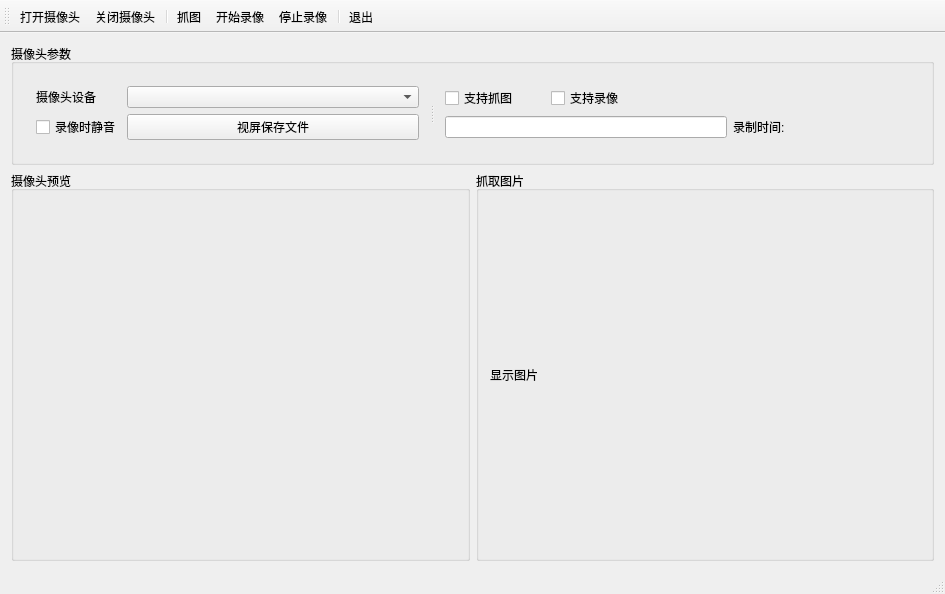
<?xml version="1.0" encoding="UTF-8"?>
<ui version="4.0">
 <class>MainWindow</class>
 <widget class="QMainWindow" name="MainWindow">
  <property name="geometry">
   <rect>
    <x>0</x>
    <y>0</y>
    <width>945</width>
    <height>594</height>
   </rect>
  </property>
  <property name="windowTitle">
   <string>MainWindow</string>
  </property>
  <widget class="QWidget" name="centralWidget">
   <layout class="QVBoxLayout" name="verticalLayout_4">
    <item>
     <layout class="QVBoxLayout" name="verticalLayout_3">
      <item>
       <widget class="QGroupBox" name="groupBox">
        <property name="sizePolicy">
         <sizepolicy hsizetype="Preferred" vsizetype="Fixed">
          <horstretch>0</horstretch>
          <verstretch>0</verstretch>
         </sizepolicy>
        </property>
        <property name="minimumSize">
         <size>
          <width>0</width>
          <height>100</height>
         </size>
        </property>
        <property name="maximumSize">
         <size>
          <width>16777215</width>
          <height>16777215</height>
         </size>
        </property>
        <property name="title">
         <string>摄像头参数</string>
        </property>
        <layout class="QHBoxLayout" name="horizontalLayout_2">
         <item>
          <widget class="QSplitter" name="splitter">
           <property name="orientation">
            <enum>Qt::Horizontal</enum>
           </property>
           <widget class="QWidget" name="layoutWidget">
            <layout class="QGridLayout" name="gridLayout">
             <item row="0" column="0">
              <widget class="QLabel" name="label">
               <property name="sizePolicy">
                <sizepolicy hsizetype="Fixed" vsizetype="Preferred">
                 <horstretch>0</horstretch>
                 <verstretch>0</verstretch>
                </sizepolicy>
               </property>
               <property name="text">
                <string>摄像头设备</string>
               </property>
              </widget>
             </item>
             <item row="0" column="1">
              <widget class="QComboBox" name="comboBoxCameraDevices"/>
             </item>
             <item row="1" column="0">
              <widget class="QCheckBox" name="checkBoxMute">
               <property name="text">
                <string>录像时静音</string>
               </property>
              </widget>
             </item>
             <item row="1" column="1">
              <widget class="QPushButton" name="pushButtonSaveCameraOutFile">
               <property name="text">
                <string>视屏保存文件</string>
               </property>
              </widget>
             </item>
            </layout>
           </widget>
           <widget class="QWidget" name="layoutWidget">
            <layout class="QGridLayout" name="gridLayout_2">
             <item row="0" column="0">
              <widget class="QCheckBox" name="checkBoxCapture">
               <property name="sizePolicy">
                <sizepolicy hsizetype="Fixed" vsizetype="Fixed">
                 <horstretch>0</horstretch>
                 <verstretch>0</verstretch>
                </sizepolicy>
               </property>
               <property name="minimumSize">
                <size>
                 <width>20</width>
                 <height>0</height>
                </size>
               </property>
               <property name="maximumSize">
                <size>
                 <width>100</width>
                 <height>16777215</height>
                </size>
               </property>
               <property name="text">
                <string>支持抓图</string>
               </property>
              </widget>
             </item>
             <item row="0" column="1">
              <widget class="QCheckBox" name="checkBoxVideotape">
               <property name="text">
                <string>支持录像</string>
               </property>
              </widget>
             </item>
             <item row="1" column="0" colspan="2">
              <widget class="QLineEdit" name="lineEditSaveFileName"/>
             </item>
             <item row="1" column="2">
              <widget class="QLabel" name="labelRecordTime">
               <property name="text">
                <string>录制时间:</string>
               </property>
              </widget>
             </item>
            </layout>
           </widget>
          </widget>
         </item>
        </layout>
       </widget>
      </item>
      <item>
       <layout class="QHBoxLayout" name="horizontalLayout">
        <item>
         <widget class="QGroupBox" name="groupBox_2">
          <property name="sizePolicy">
           <sizepolicy hsizetype="Fixed" vsizetype="Preferred">
            <horstretch>0</horstretch>
            <verstretch>0</verstretch>
           </sizepolicy>
          </property>
          <property name="maximumSize">
           <size>
            <width>700</width>
            <height>16777215</height>
           </size>
          </property>
          <property name="title">
           <string>摄像头预览</string>
          </property>
          <layout class="QVBoxLayout" name="verticalLayout_2">
           <item>
            <widget class="QCameraViewfinder" name="viewFinder" native="true"/>
           </item>
          </layout>
         </widget>
        </item>
        <item>
         <widget class="QGroupBox" name="groupBox_3">
          <property name="title">
           <string>抓取图片</string>
          </property>
          <layout class="QVBoxLayout" name="verticalLayout">
           <item>
            <widget class="QLabel" name="labelImg">
             <property name="text">
              <string>显示图片</string>
             </property>
            </widget>
           </item>
          </layout>
         </widget>
        </item>
       </layout>
      </item>
     </layout>
    </item>
   </layout>
  </widget>
  <widget class="QMenuBar" name="menuBar">
   <property name="geometry">
    <rect>
     <x>0</x>
     <y>0</y>
     <width>945</width>
     <height>28</height>
    </rect>
   </property>
  </widget>
  <widget class="QToolBar" name="mainToolBar">
   <attribute name="toolBarArea">
    <enum>TopToolBarArea</enum>
   </attribute>
   <attribute name="toolBarBreak">
    <bool>false</bool>
   </attribute>
   <addaction name="actionOpenCamera"/>
   <addaction name="actionCloseCamera"/>
   <addaction name="separator"/>
   <addaction name="actionCapture"/>
   <addaction name="actionStart"/>
   <addaction name="actionStop"/>
   <addaction name="separator"/>
   <addaction name="actionExit"/>
  </widget>
  <widget class="QStatusBar" name="statusBar"/>
  <action name="actionOpenCamera">
   <property name="text">
    <string>打开摄像头</string>
   </property>
  </action>
  <action name="actionCloseCamera">
   <property name="text">
    <string>关闭摄像头</string>
   </property>
  </action>
  <action name="actionCapture">
   <property name="text">
    <string>抓图</string>
   </property>
  </action>
  <action name="actionStart">
   <property name="text">
    <string>开始录像</string>
   </property>
  </action>
  <action name="actionStop">
   <property name="text">
    <string>停止录像</string>
   </property>
  </action>
  <action name="actionExit">
   <property name="text">
    <string>退出</string>
   </property>
  </action>
 </widget>
 <layoutdefault spacing="6" margin="11"/>
 <customwidgets>
  <customwidget>
   <class>QCameraViewfinder</class>
   <extends>QWidget</extends>
   <header location="global">qcameraviewfinder.h</header>
   <container>1</container>
  </customwidget>
 </customwidgets>
 <resources/>
 <connections/>
</ui>
